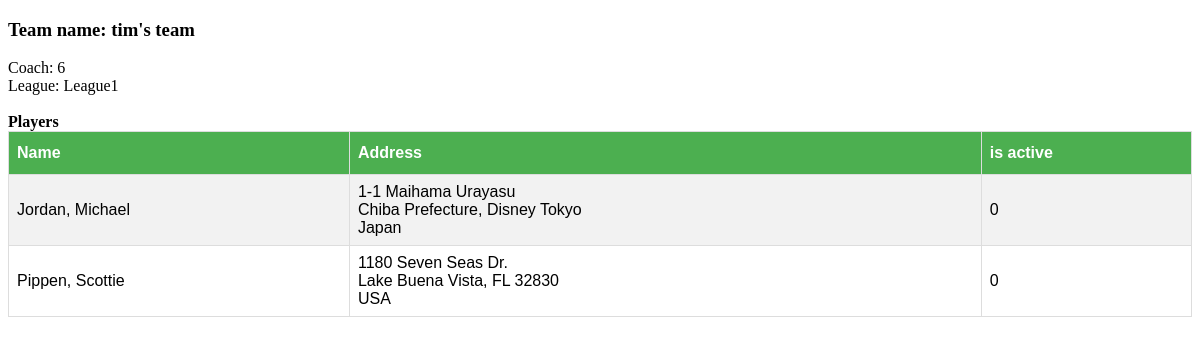
The app's page /web/team_view.php?team_ID=3 with its own data.
### tables this page shows
CREATE TABLE Sports_team (
    ID int(10) unsigned not null AUTO_INCREMENT,
    League int(10) unsigned DEFAULT NULL,
    Coach int(10) unsigned UNIQUE DEFAULT NULL,
    Team_name varchar(100) not null,

    PRIMARY KEY (ID),
    FOREIGN KEY (Coach) REFERENCES User (ID) ON DELETE SET NULL,
    FOREIGN KEY (League) REFERENCES League (ID) ON DELETE SET NULL
);

CREATE TABLE Players (
    ID int(10) unsigned not null AUTO_INCREMENT,
    Team int (10) unsigned not null,
    Name_first varchar(100),
    Name_last varchar(100) not null,
    Street varchar(250),
    City varchar(100),
    State varchar(100),
    Country varchar(100),
    ZipCode char(10) DEFAULT NULL,
    currently_active bit(1) DEFAULT 0,

    PRIMARY KEY (ID),
    FOREIGN KEY (Team) REFERENCES Sports_team (ID),
    UNIQUE INDEX uniq_name (Name_last, Name_first)
);

### web/functions/team_fns.php (called while the page is built, shortened)
<?php
	require_once("classes/Player.php");
	require_once("classes/Team.php");
	function get_team_by_ID($team_id)
	{
		$team_table = TEAM_TABLE;
		$db = db_connect();
		$query = "SELECT *
					FROM $team_table
					WHERE ID = $team_id";
		if (!$result = $db->query($query))
		{
			return null;
		}
		$data['info'] = $result->fetch_assoc();
		$data['players'] = get_players($team_id);
		return $data;
	}
	function get_players($team_id)
	{
		$players_table = PLAYERS_TABLE;
		$db = db_connect();
		$query = "SELECT *
					FROM $players_table
					WHERE Team = $team_id";
		if (!$result = $db->query($query))
		{
			return null;
		}
		$player_array = array();
		while ($row = $result->fetch_assoc())
		{
			$player_object = new Player($row['Name_first'], $row['Name_last'], $row['Street'], $row['City'], $row['State'], $row['Country'], $row['ZipCode'], $row['currently_active']);
			array_push($player_array, $player_object);
		}
		return $player_array;
	}
?>

### web/classes/Team.php (called while the page is built)
<?php
	require_once("functions/team_fns.php");
	class Team
	{
		private $name;
		private $coach;
		private $league;
		private $players;
		function __construct($name, $coach, $league, $players = null)
		{
			$this->name = $name;
			$this->coach = $coach;
			$this->league = $league;
			$this->players = $players;
		}
		function name()
		{
			if( func_num_args() == 0 )
			{
				return $this->name;
			}
			else if( func_num_args() == 1 )
			{
				$this->name = func_get_arg(0);
			}
			return $this;
		}
		function coach()
		{
			if( func_num_args() == 0 )
			{
				return $this->coach;
			}
			else if( func_num_args() == 1 )
			{
				$this->coach = func_get_arg(0);
			}
			return $this;
		}
		function league()
		{
			if( func_num_args() == 0 )
			{
				return $this->league;
			}
			else if( func_num_args() == 1 )
			{
				$this->league = func_get_arg(0);
			}
			return $this;
		}
		function players()
		{
			if( func_num_args() == 0 )
			{
				return $this->players;
			}
			else if( func_num_args() == 1 )
			{
				$this->players = func_get_arg(0);
			}
			return $this;
		}
	}
?>

### web/team_view.php (the view, shortened to what this page needs)
<?php
	require_once('classes/User.php');
	require_once('classes/Team.php');
	if (!isset($_GET['team_ID']))
	{
		echo "make sure there's GET data like: 'team_view.php?team_ID=1'";
		throw new Exception('Found no GET data');
	}
	else
	{
		$team = get_team_by_ID($_GET['team_ID']);
		$team_object = new Team($team['info']['Team_name'],
								$team['info']['Coach'],
								get_league_name($team['info']['League']),
								get_players($team['info']['ID']));
	}
?>
<!DOCTYPE html>
<html>
<head>
	<link rel="stylesheet" type="text/css" href="css/table.css">
</head>
<body>
	<h3>Team name: <?php echo $team_object->name(); ?></h3>
	Coach: <?php echo $team_object->coach(); ?> <br>
	League: <?php echo $team_object->league(); ?><br>
	<?php if ($team_object->players() != null): ?>
	<br><strong>Players</strong><br>
	<table>
		<tr>
			<th>Name</th>
			<th>Address</th>
			<th>is active</th>
		</tr>
		<?php foreach($team_object->players() as $player): ?>
		<tr>
			<td><?php echo $player->name(); ?></td>
			<td><?php echo $player->get_full_address(); ?></td>
			<td><?php echo $player->is_active(); ?></td>
		</tr>
		<?php endforeach; ?>
	</table>
	<?php else: ?>
	There are no players on this team
	<?php endif; ?>
</body>
</html>

### web/classes/Player.php (shortened to what this page needs)
<?php
	class Player
	{
		private $fname;
		private $lname;
		private $street;
		private $city;
		private $state;
		private $country;
		private $zipcode;
		private $is_active;
		function __construct($fname, $lname, $street, $city, $state, $country, $zipcode, $is_active=false)
		{
			$this->fname = $fname;
			$this->lname = $lname;
			$this->street = $street;
			$this->city = $city;
			$this->state = $state;
			$this->country = $country;
			$this->zipcode = $zipcode;
			$this->is_active = $is_active;
		}
		function name()
		{
			if( func_num_args() == 0 )
			{
				return $this->lname.", ".$this->fname;
			}
			else if ( func_num_args() == 2 )
			{
				$this->name = func_get_arg(0).", ".func_get_arg(1);
			}
			return $this;
		}
		function is_active()
		{
			return $this->is_active;
		}
		function get_full_address()
		{
			$full_address = $this->street."<br/>".$this->city.", ".$this->state." ".$this->zipcode."<br/>".$this->country;
			return $full_address;
		}
	}
?>

### web/css/table.css (style rules this page uses)
table { font-family: "Trebuchet MS", Arial, Helvetica, sans-serif; border-collapse: collapse; width: 100%; }
td, th { border: 1px solid #ddd; padding: 8px; }
tr:nth-child(even) { background-color: #f2f2f2; }
th { padding-top: 12px; padding-bottom: 12px; text-align: left; background-color: #4CAF50; color: white; }

### records on screen
sports_team: Team_name "tim's team", Coach "6"
players: $player->name() "Jordan, Michael", Street "1-1 Maihama Urayasu", City "Chiba Prefecture", State "Disney Tokyo", Country "Japan", currently_active "0"
players: $player->name() "Pippen, Scottie", Street "1180 Seven Seas Dr.", City "Lake Buena Vista", State "FL", ZipCode "32830", Country "USA", currently_active "0"

### other values on screen
$team_object->league() "League1"
